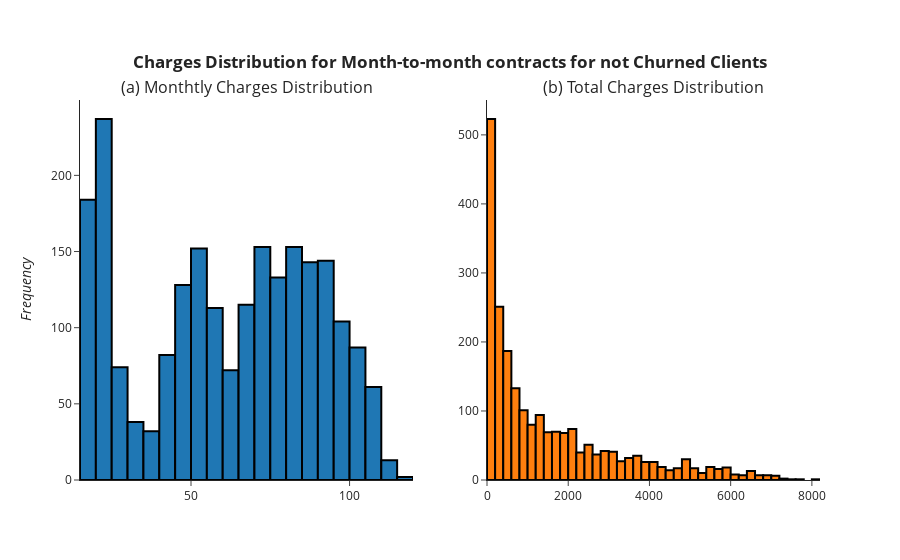

The notebook cell saved with this chart:
### Code cell
df_aux = dataset.query('(Contract == "Month-to-month") and (Churn == "No")')
histogram_subplot(df_aux, df_aux, "MonthlyCharges", "TotalCharges", 
                  "<b>Charges Distribution for Month-to-month contracts for not Churned Clients</b>",
                  "(a) Monthtly Charges Distribution", "(b) Total Charges Distribution")

### Figure 1 — Plotly figure (JSON) as saved in the notebook; plotly's stock layout.template omitted (floating-point values rounded to 4 significant figures; data arrays with more than 128 entries replaced by an {"elided": "..."} marker saying what was removed)
{"data": [{"marker": {"line": {"color": "#000000", "width": 2}}, "showlegend": false, "type": "histogram", "x": {"elided": "2220 float values"}, "xaxis": "x", "yaxis": "y"}, {"marker": {"line": {"color": "#000000", "width": 2}}, "showlegend": false, "type": "histogram", "x": {"elided": "2220 float values"}, "xaxis": "x2", "yaxis": "y2"}], "layout": {"annotations": [{"font": {"size": 16}, "showarrow": false, "text": "(a) Monthtly Charges Distribution", "x": 0.225, "xanchor": "center", "xref": "paper", "y": 1, "yanchor": "bottom", "yref": "paper"}, {"font": {"size": 16}, "showarrow": false, "text": "(b) Total Charges Distribution", "x": 0.775, "xanchor": "center", "xref": "paper", "y": 1, "yanchor": "bottom", "yref": "paper"}], "autosize": false, "title": {"text": "<b>Charges Distribution for Month-to-month contracts for not Churned Clients</b>", "x": 0.5, "xanchor": "center", "y": 0.9, "yanchor": "top"}, "xaxis": {"anchor": "y", "domain": [0, 0.45]}, "xaxis2": {"anchor": "y2", "domain": [0.55, 1]}, "yaxis": {"anchor": "x", "automargin": true, "domain": [0, 1], "title": {"text": "<i>Frequency</i>"}}, "yaxis2": {"anchor": "x2", "automargin": true, "domain": [0, 1]}}}
